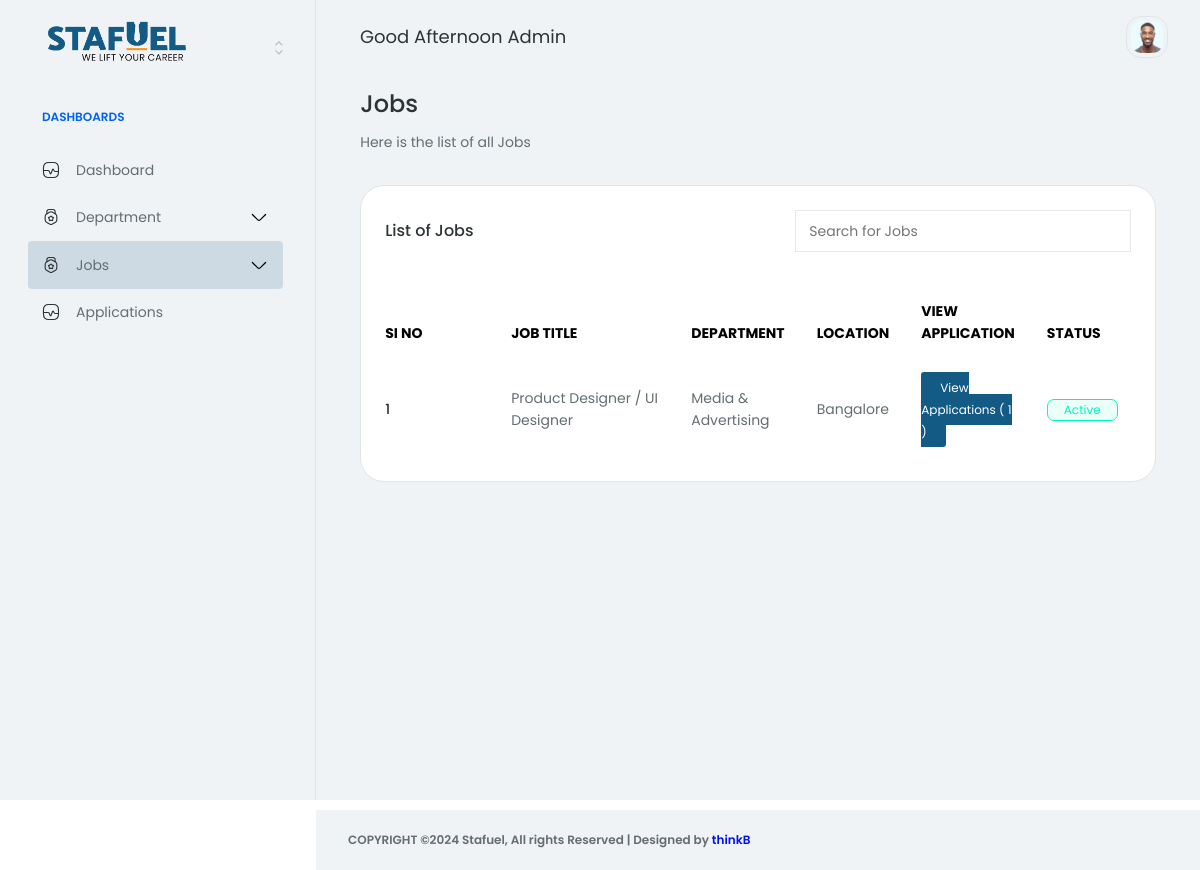
The page /account/jobs/ on the database its author committed.
### core/models.py (models this page shows, shortened)
class Job(models.Model):
    JOB_TYPE_CHOICES = [
        ('Full Time', 'Full Time'),
        ('Part Time', 'Part Time'),
        ('Internship', 'Internship'),
        ('Freelance', 'Freelance'),
    ]
    EXPERIENCE_CHOICES = [
        ('0-1', '0-1 years'),
        ('1-2', '1-2 years'),
        ('2-3', '2-3 years'),
        ('3-4', '3-4 years'),
        ('4-5', '4-5 years'),
        ('5+', '5+ years'),
    ]
    STATUS_CHOICES = [
        ('active', 'Active'),
        ('inactive', 'Inactive'),
    ]
    title = models.CharField(max_length=255)
    department = models.ForeignKey(Department, on_delete=models.CASCADE)
    location = models.CharField(max_length=255)
    created_at = models.DateTimeField(auto_now_add=True)
    updated_at = models.DateTimeField(auto_now=True)
    salary = models.CharField(max_length=255)
    job_type = models.CharField(max_length=15, choices=JOB_TYPE_CHOICES, default='full time')
    experience = models.CharField(max_length=3, choices=EXPERIENCE_CHOICES)
    job_description = models.TextField()
    skills_required = RichTextField()
    slug = models.SlugField(unique=True, blank=True)
    status = models.CharField(max_length=15, choices=STATUS_CHOICES, default='active')

class Department(models.Model):
    STATUS_CHOICES = [
        ('active', 'Active'),
        ('inactive', 'Inactive'),
    ]
    name = models.CharField(max_length=100)
    icon = models.CharField(max_length=60)
    created_at = models.DateTimeField(auto_now_add=True)
    openings = models.IntegerField()
    slug = models.SlugField(unique=True, blank=True)
    status = models.CharField(max_length=8, choices=STATUS_CHOICES, default='active')

### core/views.py (the view)
# urls.py: path('account/jobs/', JobListView.as_view(), name='job-list'),
class JobListView(ListView):
    model = Job
    template_name = 'backend/jobs.html'
    context_object_name = 'jobs'
    def get_queryset(self):
        return Job.objects.annotate(application_count=Count('application')).order_by('-created_at')

### templates/backend/jobs.html (shortened to what this page needs)
{% extends 'backend/base.html' %}
{% load static %}
{% block content %}
<div class="row mb-32 gy-32">
    <div class="col-12">
        <div class="row align-items-center justify-content-between g-24">
            <div class="col-12 col-md-6">
                <h3>Jobs</h3>
                <p class="hp-p1-body mb-0">Here is the list of all Jobs</p>
            </div>
        </div>
    </div>
    <div class="col-12">
        <div class="row g-32">
            <div class="col-12 col-lg-12">
                <div class="row g-32">
                    <div class="col-12">
                        <div class="card hp-project-ecommerce-table-card">
                            <div class="card-body">
                                <div class="row">
                                    <div class="col-12">
                                        <div class="d-flex align-items-center justify-content-between mb-32">
                                            <h5 class="mb-0">List of Jobs</h5>
                                            <input class="search__input" type="text" placeholder="Search for Jobs">
                                        </div>
                                        <div class="table-responsive">
                                            <table class="table align-middle mb-0">
                                                <thead>
                                                    <tr>
                                                        <th style="min-width: 110px;">
                                                            <span class="hp-badge-size d-block pb-16 fw-normal text-black fw-bold hp-text-color-dark-50 text-uppercase">SI NO</span>
                                                        </th>
                                                        <th style="min-width: 180px;">
                                                            <span class="hp-badge-size d-block pb-16 fw-normal text-black fw-bold hp-text-color-dark-50 text-uppercase">Job Title</span>
                                                        </th>
                                                        <th>
                                                            <span class="hp-badge-size d-block pb-16 fw-normal text-black fw-bold hp-text-color-dark-50 text-uppercase">Department</span>
                                                        </th>
                                                        <th>
                                                            <span class="hp-badge-size d-block pb-16 fw-normal text-black fw-bold hp-text-color-dark-50 text-uppercase">Location</span>
                                                        </th>
                                                        <th class="">
                                                            <span class="hp-badge-size d-block pb-16 fw-normal text-black fw-bold hp-text-color-dark-50 text-uppercase">View Application</span>
                                                        </th>
                                                        <th class="">
                                                            <span class="hp-badge-size d-block pb-16 fw-normal text-black fw-bold hp-text-color-dark-50 text-uppercase">Status</span>
                                                        </th>
                                                    </tr>
                                                </thead>
                                                <tbody>
                                                    {% for job in jobs %}
                                                        <tr>
                                                            <td class="ps-0">
                                                                <span class="mb-0 fw-medium text-black-100 hp-text-color-dark-0">{{ forloop.counter }}</span>
                                                            </td>
                                                            <td>
                                                                <span class="mb-0 text-black-80 hp-text-color-dark-30">{{ job.title }}</span>
                                                            </td>
                                                            <td>
                                                                <span class="mb-0 text-black-80 hp-text-color-dark-30">{{ job.department.name }}</span>
                                                            </td>
                                                            <td>
                                                                <span class="mb-0 text-black-80 hp-text-color-dark-30">{{ job.location }}</span>
                                                            </td>
                                                            <td>
                                                                <a href="{% url 'view_application_job' job.slug %}">
                                                                    <span class="btn_view mb-0 hp-text-color-dark-30">View Applications ( {{ job.application_count }} )</span>
                                                                </a>
                                                            </td>
                                                            <td>
                                                                {% if job.status == 'active' %}
                                                                <span class="badge bg-success-4 hp-bg-dark-success text-success border-success">
                                                                    <span>Active</span>
                                                                </span>
                                                                {% else %}
                                                                <span class="badge bg-error-4 hp-bg-dark-error text-error border-error">
                                                                    <span>Inactive</span>
                                                                </span>
                                                                {% endif %}
                                                            </td>
                                                        </tr>
                                                    {% endfor %}
                                                </tbody>
                                            </table>
                                        </div>
                                    </div>
                                </div>
                            </div>
                        </div>
                    </div>
                </div>
            </div>
        </div>
    </div>
</div>
{% endblock %}

### static/app-assets/css/base/typography.css (style rules this page uses)
h1, h2, h3, h4, h5, h6, .h1, .h2, .h3, .h4, .h5, .h6 { color: #2d3436; font-weight: 500; }
h3 { font-size: 24px; line-height: 28px; }
h5 { font-size: 16px; line-height: 24px; }
.hp-p1-body { font-size: 14px; line-height: 21px; color: #636e72; font-weight: 400; }

### static/app-assets/css/base/base.css (style rules this page uses)
body { color: #2d3436; font-size: 14px; font-family: "Poppins", sans-serif; line-height: 1.5715; overflow-x: hidden; }
a { -webkit-transition: 0.3s; transition: 0.3s; }
.hp-project-ecommerce-table-card .table thead > tr > th { background: none !important; border-bottom: none; }
.hp-project-ecommerce-table-card .table thead > tr > th:before { visibility: hidden; }
.hp-project-ecommerce-table-card .table thead > tr > th:first-child { padding-left: 0; }
.hp-project-ecommerce-table-card .table tbody > tr > td { border-bottom: none; padding-top: 15px; padding-bottom: 15px; }
.hp-project-ecommerce-table-card .table tbody > tr > td:first-child { padding-left: 0; }
.hp-project-ecommerce-table-card .table tbody > tr:first-child > td { padding-top: 0px; }
.hp-project-ecommerce-table-card .table tbody > tr:last-child > td { border: none; }

### static/app-assets/css/components.css (style rules this page uses)
.badge { background: #f0f3f5; border: 1px solid #b2bec3; }
table td, table th { font-weight: 500; }
.table > :not(:first-child) { border-top-width: 0; }
.table thead th { font-weight: 500; background: #f7fafc; }
.table thead th:first-child { border-top-left-radius: 7px; }
.table td { font-weight: 400; }

### static/assets/css/style.css (style rules this page uses)
:root { --ri5-color-primary-hsl: 242, 69%, 52%; --ri5-color-bg-hsl: 0, 0%, 100%; --ri5-color-contrast-high-hsl: 230, 7%, 23%; --ri5-color-contrast-higher-hsl: 230, 13%, 9%; --ri5-color-bg-darker-hsl: 240, 4%, 90%; --ri5-color-white-hsl: 0, 0%, 100%; --ri5-text-sm: 0.833rem; --radio-switch-width: 186px; --radio-switch-height: 46px; --radio-switch-padding: 1px; --radio-switch-radius: 100vw; --radio-switch-animation-duration: 0.3s; }
.btn_view { background: #135b84; padding: 7px 19px; color: white; font-size: 12px; border-radius: 3px; }
.search__input { width: 45%; transition: 0.8s ease-in; padding: 9px 13px; border: 0.5px solid #e8e8e8; outline: none; }

### rows shown on the page
Job: title "Product Designer / UI Designer", department.name "Media & Advertising", location "Bangalore", application_count "1", status "Active"
